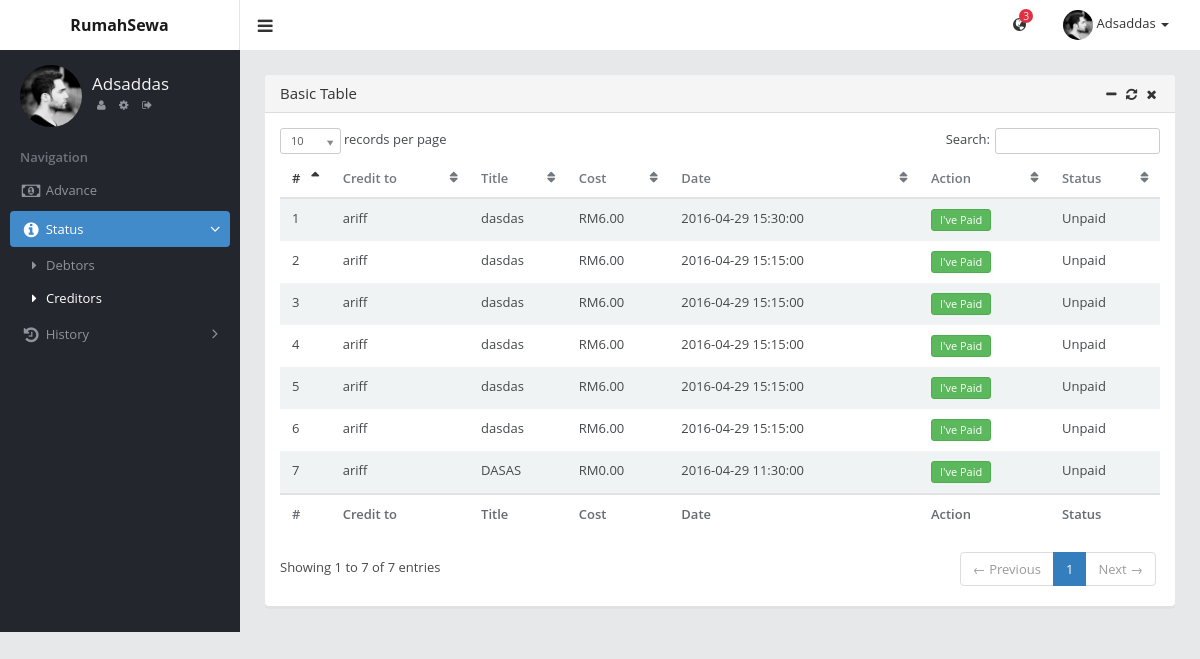
Page /creditors.php (signed in) on the committed database.
### tables this page shows
CREATE TABLE `rumah_expense` (
  `id` int(11) NOT NULL,
  `title` varchar(200) NOT NULL,
  `type` varchar(50) NOT NULL,
  `image` text NOT NULL,
  `cost` double(4,2) NOT NULL,
  `post_from` varchar(100) NOT NULL,
  `charge_to` varchar(100) NOT NULL,
  `date_added` datetime NOT NULL,
  `date_paid` datetime NOT NULL,
  `status` varchar(20) NOT NULL
);

### creditors.php (the view, shortened to what this page needs)
<?php
	include 'header.php';
?>
<div class="container-fluid-md">
	<div class="panel panel-default">
        <div class="panel-heading">
            <h4 class="panel-title">Basic Table</h4>
            <div class="panel-options">
                <a href="#" data-rel="collapse"><i class="fa fa-fw fa-minus"></i></a>
                <a href="#" data-rel="reload"><i class="fa fa-fw fa-refresh"></i></a>
                <a href="#" data-rel="close"><i class="fa fa-fw fa-times"></i></a>
            </div>
        </div>
        <div class="panel-body">
            <table id="table-basic" class="table table-striped">
                <thead>
                    <tr>
                        <th>#</th>
                        <th>Credit to</th>
                        <th>Title</th>
                        <th>Cost</th>
                        <th>Date</th>
                        <th>Action</th>
                        <th>Status</th>
                    </tr>
                </thead>
                <tbody>
	                <?php
		            	$index = 0;
						$findDebtors = $db->prepare("SELECT * FROM rumah_expense WHERE charge_to = :charge_to AND status != 'Paid' ORDER BY id DESC ");
                        $findDebtors->bindparam("charge_to",$_SESSION['uname']);
                        $findDebtors->execute();
						while ($r = $findDebtors->fetch(PDO::FETCH_ASSOC)) {
							$status = $r['status'];
							?>
								<tr class="odd gradeX">
			                        <td><?php echo ++$index; ?></td>
			                        <td><?php echo $r['post_from']; ?></td>
			                        <td><?php echo $r['title']; ?></td>
			                        <td class="center">RM<?php echo $r['cost']; ?></td>
			                        <td class="center"><?php echo $r['date_added']; ?></td>
			                        <td class="center">
				                        <?php
					                      	if ($status == 'Pending') {
						                      	?>
											  	<?php
					                      	} else if ($status == 'Unpaid') {
						                      	?>
						                      		<a class="btn btn-success btn-xs" href='creditors.php?id=<?php echo $r['id']; ?>&status=Pending'>I've Paid</a>
						                      	<?php
					                      	}
					                    ?>
			                        </td>
			                        <td class="center"><?php echo $status; ?></td>
			                    </tr>
							<?php
						}
		         	?>
                </tbody>
                <tfoot>
                    <tr>
                        <th>#</th>
                        <th>Credit to</th>
                        <th>Title</th>
                        <th>Cost</th>
                        <th>Date</th>
                        <th>Action</th>
                        <th>Status</th>
                    </tr>
                </tfoot>
            </table>
        </div>
    </div>
</div>
            </div>
        </div>
    </body>
</html>

### rows in the picture
rumah_expense: post_from "ariff", title "dasdas", cost "6.00", date_added "2016-04-29 15:30:00", status "Unpaid"
rumah_expense: post_from "ariff", title "dasdas", cost "6.00", date_added "2016-04-29 15:15:00", status "Unpaid"
rumah_expense: post_from "ariff", title "dasdas", cost "6.00", date_added "2016-04-29 15:15:00", status "Unpaid"
rumah_expense: post_from "ariff", title "dasdas", cost "6.00", date_added "2016-04-29 15:15:00", status "Unpaid"
rumah_expense: post_from "ariff", title "dasdas", cost "6.00", date_added "2016-04-29 15:15:00", status "Unpaid"
rumah_expense: post_from "ariff", title "dasdas", cost "6.00", date_added "2016-04-29 15:15:00", status "Unpaid"
rumah_expense: post_from "ariff", title "DASAS", cost "0.00", date_added "2016-04-29 11:30:00", status "Unpaid"

### other values in the picture
$_SESSION['name'] "Adsaddas"
